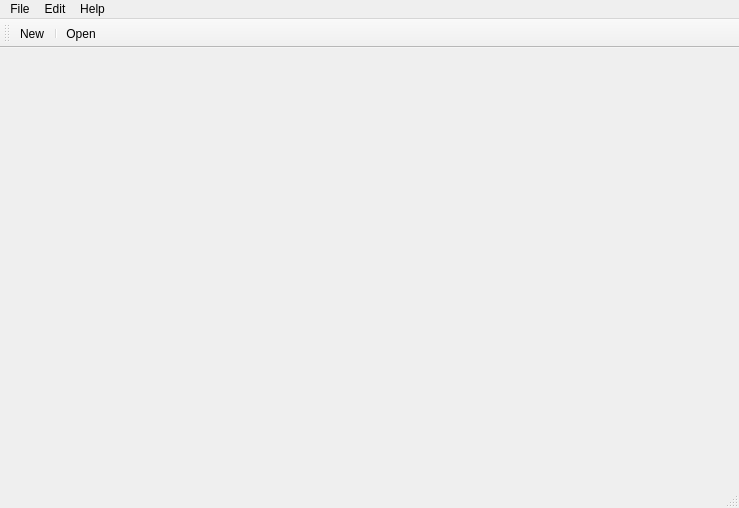
<?xml version="1.0" encoding="UTF-8"?>
<ui version="4.0">
 <class>MainWindow</class>
 <widget class="QMainWindow" name="MainWindow">
  <property name="geometry">
   <rect>
    <x>0</x>
    <y>0</y>
    <width>739</width>
    <height>508</height>
   </rect>
  </property>
  <property name="windowTitle">
   <string>MainWindow</string>
  </property>
  <widget class="QWidget" name="centralwidget"/>
  <widget class="QMenuBar" name="menubar">
   <property name="geometry">
    <rect>
     <x>0</x>
     <y>0</y>
     <width>739</width>
     <height>23</height>
    </rect>
   </property>
   <widget class="QMenu" name="menuFile">
    <property name="title">
     <string>File</string>
    </property>
    <addaction name="actionNew"/>
    <addaction name="separator"/>
    <addaction name="actionOpen"/>
   </widget>
   <widget class="QMenu" name="menuEdit">
    <property name="title">
     <string>Edit</string>
    </property>
   </widget>
   <widget class="QMenu" name="menuHelp">
    <property name="title">
     <string>Help</string>
    </property>
   </widget>
   <addaction name="menuFile"/>
   <addaction name="menuEdit"/>
   <addaction name="menuHelp"/>
  </widget>
  <widget class="QStatusBar" name="statusbar"/>
  <widget class="QToolBar" name="toolBar">
   <property name="windowTitle">
    <string>toolBar</string>
   </property>
   <property name="allowedAreas">
    <set>Qt::TopToolBarArea</set>
   </property>
   <attribute name="toolBarArea">
    <enum>TopToolBarArea</enum>
   </attribute>
   <attribute name="toolBarBreak">
    <bool>false</bool>
   </attribute>
   <addaction name="actionNew"/>
   <addaction name="separator"/>
   <addaction name="actionOpen"/>
  </widget>
  <action name="actionNew">
   <property name="text">
    <string>New</string>
   </property>
  </action>
  <action name="actionOpen">
   <property name="text">
    <string>Open</string>
   </property>
  </action>
 </widget>
 <resources/>
 <connections/>
</ui>
